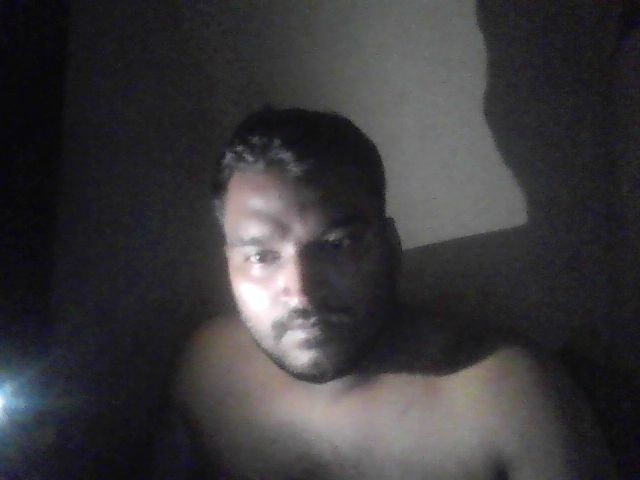
#> input picture temp/face_006be38c0028490f8b7e80a45dd6667d.jpg, 640 x 480 px
$ python -i face_analyzer.py   (imports and definitions only)
#> lines starting #> are read from the running program, lines starting #| are printed output that depends on the picture; after the words box and inside, x2 and y2 are one past the last pixel; in counts of white or black regions, pixels touching at a corner belong together
import os
import math
import cv2
import numpy as np

BASE_DIR = os.path.dirname(os.path.dirname(os.path.abspath(__file__)))

SHAPE_PROFILES = {
    "Oval":     [1.35, 0.92, 0.82, 1.12],
    "Round":    [1.10, 0.95, 0.88, 1.08],
    "Square":   [1.20, 0.92, 0.90, 1.02],
    "Heart":    [1.30, 0.98, 0.75, 1.30],
    "Oblong":   [1.55, 0.88, 0.80, 1.10],
    "Diamond":  [1.40, 0.85, 0.75, 1.13],
    "Triangle": [1.25, 0.85, 0.95, 0.89],
}

RATIO_WEIGHTS = [0.35, 0.20, 0.25, 0.20]


class FaceAnalyzer:
    def __init__(self):
        cascade_path = cv2.data.haarcascades + 'haarcascade_frontalface_default.xml'
        self.face_cascade = cv2.CascadeClassifier(cascade_path)
        if self.face_cascade.empty():
            print("[FaceAnalyzer] Failed to load Haar cascade")

    def detect_face(self, img_rgb: np.ndarray) -> bool:
        gray = cv2.cvtColor(img_rgb, cv2.COLOR_RGB2GRAY)
        faces = self.face_cascade.detectMultiScale(gray, 1.1, 5, minSize=(100, 100))
        return len(faces) > 0

    def _get_face_width_profile(self, gray_roi):
        h, w = gray_roi.shape
        if h < 20 or w < 20:
            return {}

        blurred = cv2.GaussianBlur(gray_roi, (5, 5), 0)
        _, thresh = cv2.threshold(blurred, 0, 255, cv2.THRESH_BINARY + cv2.THRESH_OTSU)

        contours, _ = cv2.findContours(thresh, cv2.RETR_EXTERNAL, cv2.CHAIN_APPROX_SIMPLE)
        if not contours:
            return {}

        contour = max(contours, key=cv2.contourArea)
        pts = contour[:, 0, :]

        widths = {}
        for pct in [0.10, 0.25, 0.30, 0.40, 0.50, 0.55, 0.60, 0.70, 0.75, 0.80, 0.85, 0.90]:
            y_line = int(h * pct)
            mask = np.abs(pts[:, 1] - y_line) < 3
            line_pts = pts[mask]
            if len(line_pts) > 1:
                widths[pct] = (int(line_pts[:, 0].min()), int(line_pts[:, 0].max()))
            else:
                widths[pct] = (0, w)

        return widths

    def get_landmarks(self, img_rgb: np.ndarray):
        gray = cv2.cvtColor(img_rgb, cv2.COLOR_RGB2GRAY)
        faces = self.face_cascade.detectMultiScale(gray, 1.1, 5, minSize=(100, 100))
        if len(faces) == 0:
            return None

        x, y, w, h = faces[0]

        forehead_margin = int(h * 0.2)
        y = max(0, y - forehead_margin)
        h = min(gray.shape[0] - y, h + forehead_margin)

        face_roi = gray[y:y+h, x:x+w]
        widths = self._get_face_width_profile(face_roi)

        cx = x + w // 2

        def _w(pct):
            l, r = widths.get(pct, (0, w))
            return x + l, x + r

        fw20_l, fw20_r = _w(0.20)
        fw50_l, fw50_r = _w(0.50)
        fw75_l, fw75_r = _w(0.75)
        fw90_l, fw90_r = _w(0.90)

        landmarks = {
            "forehead_top":       (cx, y),
            "chin_bottom":        (cx, y + h),
            "left_temple":        (fw20_l, y + int(h * 0.20)),
            "right_temple":       (fw20_r, y + int(h * 0.20)),
            "left_cheek":         (fw50_l, y + int(h * 0.50)),
            "right_cheek":        (fw50_r, y + int(h * 0.50)),
            "left_jaw":           (fw75_l, y + int(h * 0.75)),
            "right_jaw":          (fw75_r, y + int(h * 0.75)),
            "chin_left":          (fw90_l, y + int(h * 0.90)),
            "chin_right":         (fw90_r, y + int(h * 0.90)),
            "nose_bridge_top":    (cx, y + int(h * 0.42)),
            "nose_bridge_bottom": (cx, y + int(h * 0.52)),
            "left_eye_outer":     (x + int(w * 0.22), y + int(h * 0.33)),
            "right_eye_outer":    (x + int(w * 0.78), y + int(h * 0.33)),
        }

        return landmarks

    def _distance(self, p1, p2):
        return math.sqrt((p1[0] - p2[0])**2 + (p1[1] - p2[1])**2)

    def extract_face_measurements(self, landmarks):
        pts = landmarks
        face_length = self._distance(pts["forehead_top"], pts["chin_bottom"])
        forehead_width = self._distance(pts["left_temple"], pts["right_temple"])
        cheek_width = self._distance(pts["left_cheek"], pts["right_cheek"])
        jaw_width = self._distance(pts["left_jaw"], pts["right_jaw"])
        chin_width = self._distance(pts["chin_left"], pts["chin_right"])

        ratios = {
            "length_width": face_length / cheek_width if cheek_width else 1,
            "forehead_cheek": forehead_width / cheek_width if cheek_width else 1,
            "jaw_cheek": jaw_width / cheek_width if cheek_width else 1,
            "forehead_jaw": forehead_width / jaw_width if jaw_width else 1,
            "jaw_forehead": jaw_width / forehead_width if forehead_width else 1,
            "chin_cheek": chin_width / cheek_width if cheek_width else 1,
        }

        features = {
            "jaw_type": self._classify_jaw(jaw_width, cheek_width, chin_width),
            "forehead_type": self._classify_forehead(forehead_width, cheek_width),
            "cheek_type": self._classify_cheeks(cheek_width, forehead_width, jaw_width),
            "chin_type": self._classify_chin(chin_width, jaw_width),
            "face_balance": round(ratios["length_width"], 2),
        }

        raw = {k: round(v, 1) for k, v in {
            "face_length": face_length,
            "forehead_width": forehead_width,
            "cheek_width": cheek_width,
            "jaw_width": jaw_width,
            "chin_width": chin_width,
        }.items()}

        return ratios, features, raw

    def _classify_jaw(self, jaw_width, cheek_width, chin_width):
        ratio = jaw_width / cheek_width if cheek_width else 0
        if ratio > 0.90:
            return "Strong square"
        elif ratio > 0.82:
            return "Balanced"
        elif ratio > 0.72:
            return "Soft rounded"
        else:
            return "Narrow pointed"

    def _classify_forehead(self, forehead_width, cheek_width):
        ratio = forehead_width / cheek_width if cheek_width else 0
        if ratio > 0.97:
            return "Wide"
        elif ratio > 0.88:
            return "Balanced"
        else:
            return "Narrow"

    def _classify_cheeks(self, cheek_width, forehead_width, jaw_width):
        f_ratio = cheek_width / forehead_width if forehead_width else 0
        j_ratio = cheek_width / jaw_width if jaw_width else 0
        if f_ratio > 1.12 and j_ratio > 1.15:
            return "Prominent cheekbones"
        elif f_ratio > 1.05 or j_ratio > 1.08:
            return "Full"
        elif f_ratio < 0.95 and j_ratio < 0.95:
            return "Flat"
        else:
            return "Balanced"

    def _classify_chin(self, chin_width, jaw_width):
        ratio = chin_width / jaw_width if jaw_width else 0
        if ratio > 0.70:
            return "Rounded"
        elif ratio > 0.50:
            return "Balanced"
        else:
            return "Pointed"

    def calculate_face_shape(self, landmarks: dict) -> dict:
        ratios, features, raw = self.extract_face_measurements(landmarks)

        actual = [
            ratios["length_width"],
            ratios["forehead_cheek"],
            ratios["jaw_cheek"],
            ratios["forehead_jaw"],
        ]

        results = []
        for shape_name, ideal in SHAPE_PROFILES.items():
            weight_dist = 0
            for i in range(4):
                diff = abs(actual[i] - ideal[i])
                weight_dist += diff * RATIO_WEIGHTS[i]
            score = max(0, min(100, int((1.0 - weight_dist / 0.5) * 100)))
            results.append((shape_name, score, weight_dist))

        results.sort(key=lambda x: -x[1])
        best_shape, best_score, _ = results[0]

        if best_score < 30:
            lw = ratios["length_width"]
            if lw >= 1.5:
                best_shape = "Oblong"
            elif lw < 1.15 and ratios["forehead_jaw"] < 1.15:
                best_shape = "Round"
            elif ratios["jaw_forehead"] > 0.95:
                best_shape = "Square"
            elif ratios["forehead_jaw"] > 1.25:
                best_shape = "Heart"

        jaw_desc = features["jaw_type"]
        forehead_desc = features["forehead_type"]
        cheek_desc = features["cheek_type"]
        chin_desc = features["chin_type"]

        details = (
            f"{jaw_desc} jawline, {forehead_desc} forehead, "
            f"{cheek_desc} cheeks, {chin_desc} chin"
        )

        return {
            "shape": best_shape,
            "confidence": best_score,
            "ratios": {k: round(v, 2) for k, v in ratios.items()},
            "measurements": raw,
            "features": features,
            "details": details,
            "all_scores": {s: sc for s, sc, _ in results},
        }

    def get_hair_length_estimate(self, landmarks: dict, img_height: int) -> tuple:
        try:
            forehead_top = landmarks["forehead_top"]
            chin = landmarks["chin_bottom"]
            face_height = abs(chin[1] - forehead_top[1])
            top_margin = forehead_top[1]
            ratio = top_margin / face_height if face_height > 0 else 1

            if ratio < -0.3:
                return "Very Long", 95
            elif ratio < 0.1:
                return "Long", 88
            elif ratio < 0.4:
                return "Medium", 80
            elif ratio < 0.7:
                return "Short", 85
            else:
                return "Very Short", 90
        except KeyError:
            return "Short", 50

    def analyze(self, img_rgb: np.ndarray) -> dict:
        h, w = img_rgb.shape[:2]

        has_face = self.detect_face(img_rgb)
        if not has_face:
            print("[FaceAnalyzer] No face detected in image")
            return {"success": False, "error": "No face detected"}

        landmarks = self.get_landmarks(img_rgb)
        if landmarks is None:
            print("[FaceAnalyzer] Could not compute facial landmarks")
            return {"success": False, "error": "Could not analyze face features"}

        face_result = self.calculate_face_shape(landmarks)
        hair_length, hair_conf = self.get_hair_length_estimate(landmarks, h)

        shape_name = face_result["shape"]
        shape_conf = face_result["confidence"]

        print(f"[FaceAnalyzer] Shape={shape_name} ({shape_conf}%), "
              f"Hair={hair_length} ({hair_conf}%), "
              f"Bal={face_result['ratios']['length_width']}, "
              f"Jaw/Cheek={face_result['ratios']['jaw_cheek']}, "
              f"For/Jaw={face_result['ratios']['forehead_jaw']}")

        return {
            "success": True,
            "faceShape": shape_name,
            "faceShapeConfidence": shape_conf,
            "hairLength": hair_length,
            "hairConfidence": hair_conf,
            "faceDetails": face_result["details"],
            "measurements": face_result["measurements"],
            "ratios": face_result["ratios"],
            "features": face_result["features"],
            "allScores": face_result["all_scores"],
        }


face_analyzer = FaceAnalyzer()

>>> import cv2
>>> picture = cv2.cvtColor(cv2.imread('../temp/face_006be38c0028490f8b7e80a45dd6667d.jpg'), cv2.COLOR_BGR2RGB)
>>> result = FaceAnalyzer().analyze(picture)
#> in detect_face, `faces = self.face_cascade.detectMultiScale(gray, 1.1, 5, minSize=(100,..`: faces = [[218, 194, 162, 162]]
#> in analyze, `has_face = self.detect_face(img_rgb)`: has_face = True
#> in get_landmarks, `faces = self.face_cascade.detectMultiScale(gray, 1.1, 5, minSize=(100,..`: faces = [[218, 194, 162, 162]]
#> in get_landmarks, `x, y, w, h = faces[0]`: x = 218; y = 194; w = 162
#> in get_landmarks, `forehead_margin = int(h * 0.2)`: forehead_margin = 32
#> in get_landmarks, `y = max(0, y - forehead_margin)`: y = 162
#> in get_landmarks, `h = min(gray.shape[0] - y, h + forehead_margin)`: h = 194
#> in get_landmarks, `face_roi = gray[y:y+h, x:x+w]`:
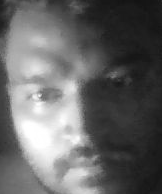
#> face_roi: shape (194, 162); min 19, max 255, mean 102.1
#> in _get_face_width_profile, `_, thresh = cv2.threshold(blurred, 0, 255, cv2.THRESH_BINARY + cv2.THR..`:
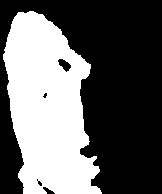
#> thresh: shape (194, 162); 39% white; 1 white region
#> in _get_face_width_profile, `contours, _ = cv2.findContours(thresh, cv2.RETR_EXTERNAL, cv2.CHAIN_AP..`: contours = 1 contour; box (x1, y1, x2, y2) and area: (3, 11, 102, 194) 12118
#> in _get_face_width_profile, `contour = max(contours, key=cv2.contourArea)`: contour = contour of 228 points, box (x1, y1, x2, y2) (3, 11, 102, 194), area 12118
#> in _get_face_width_profile, `pts = contour[:, 0, :]`: pts = 228 pairs, first value 3 to 101, second value 11 to 193
#> the loop in _get_face_width_profile, `for pct in [0.10, 0.25, 0.30, 0.40, 0.50, 0.55, 0.60, 0.70, 0.75, 0.80..` made 12 passes
#> line_pts on passes 4, 6, 7, 8, 12: [[8, 79], [82, 78], [85, 78], [88, 75]], [[82, 105], [81, 104]], [[11, 117], [12, 118], [82, 118]], [[15, 134], [16, 135], [16, 137], [88, 136]], [[19, 172], [18, 173], [94, 176]]
#> after the loop in _get_face_width_profile, `for pct in [0.10, 0.25, 0.30, 0.40, 0.50, 0.55, 0.60, 0.70, 0.75, 0.80..`: widths = 12 items
#> in get_landmarks, `cx = x + w // 2`: cx = 299
#> in _w, `l, r = widths.get(pct, (0, w))`: l = 0; r = 162
#> in get_landmarks, `fw20_l, fw20_r = _w(0.20)`: fw20_l = 218; fw20_r = 380
#> in get_landmarks, `fw50_l, fw50_r = _w(0.50)`: fw50_l = 227; fw50_r = 298
#> in get_landmarks, `fw75_l, fw75_r = _w(0.75)`: fw75_l = 236; fw75_r = 306
#> in get_landmarks, `fw90_l, fw90_r = _w(0.90)`: fw90_l = 236; fw90_r = 312
#> in analyze, `landmarks = self.get_landmarks(img_rgb)`: landmarks = 14 items
#> in extract_face_measurements, `face_length = self._distance(pts["forehead_top"], pts["chin_bottom"])`: face_length = 194
#> in extract_face_measurements, `forehead_width = self._distance(pts["left_temple"], pts["right_temple"])`: forehead_width = 162
#> in extract_face_measurements, `cheek_width = self._distance(pts["left_cheek"], pts["right_cheek"])`: cheek_width = 71
#> in extract_face_measurements, `jaw_width = self._distance(pts["left_jaw"], pts["right_jaw"])`: jaw_width = 70
#> in extract_face_measurements, `chin_width = self._distance(pts["chin_left"], pts["chin_right"])`: chin_width = 76
#> in extract_face_measurements, `ratios = { "length_width": face_length / cheek_width if cheek_width el..`: ratios = {'length_width': 2.73, 'forehead_cheek': 2.28, 'jaw_cheek': 0.986, 'forehead_jaw': 2.31, 'jaw_forehead': 0.432, 'chin_cheek': 1.07}
#> in _classify_jaw, `ratio = jaw_width / cheek_width if cheek_width else 0`: ratio = 0.986
#> in _classify_forehead, `ratio = forehead_width / cheek_width if cheek_width else 0`: ratio = 2.28
#> in _classify_cheeks, `f_ratio = cheek_width / forehead_width if forehead_width else 0`: f_ratio = 0.438
#> in _classify_cheeks, `j_ratio = cheek_width / jaw_width if jaw_width else 0`: j_ratio = 1.01
#> in _classify_chin, `ratio = chin_width / jaw_width if jaw_width else 0`: ratio = 1.09
#> in extract_face_measurements, `features = { "jaw_type": self._classify_jaw(jaw_width, cheek_width, ch..`: features = {'jaw_type': 'Strong square', 'forehead_type': 'Wide', 'cheek_type': 'Balanced', 'chin_type': 'Rounded', 'face_balance': 2.73}
#> in extract_face_measurements, `raw = {k: round(v, 1) for k, v in { "face_length": face_length, "foreh..`: raw = {'face_length': 194, 'forehead_width': 162, 'cheek_width': 71, 'jaw_width': 70, 'chin_width': 76}
#> in calculate_face_shape, `actual = [ ratios["length_width"], ratios["forehead_cheek"], ratios["j..`: actual = [2.73, 2.28, 0.986, 2.31]
#> after the loop in calculate_face_shape, `for shape_name, ideal in SHAPE_PROFILES.items():`: results = [('Oval', 0, 1.04), ('Round', 0, 1.11), ('Square', 0, 1.09), ('Heart', 0, 1.02), ('Oblong', 0, 0.984), ('Diamond', 0, 1.05), ('Triangle', 0, 1.1)]
#> in calculate_face_shape, `best_shape, best_score, _ = results[0]`: best_shape = 'Oval'; best_score = 0
#> in calculate_face_shape, `lw = ratios["length_width"]`: lw = 2.73
#> in calculate_face_shape, `jaw_desc = features["jaw_type"]`: jaw_desc = 'Strong square'
#> in calculate_face_shape, `forehead_desc = features["forehead_type"]`: forehead_desc = 'Wide'
#> in calculate_face_shape, `cheek_desc = features["cheek_type"]`: cheek_desc = 'Balanced'
#> in calculate_face_shape, `chin_desc = features["chin_type"]`: chin_desc = 'Rounded'
#> in analyze, `face_result = self.calculate_face_shape(landmarks)`: face_result = 7 items
#> in get_hair_length_estimate, `forehead_top = landmarks["forehead_top"]`: forehead_top = (299, 162)
#> in get_hair_length_estimate, `chin = landmarks["chin_bottom"]`: chin = (299, 356)
#> in get_hair_length_estimate, `face_height = abs(chin[1] - forehead_top[1])`: face_height = 194
#> in get_hair_length_estimate, `top_margin = forehead_top[1]`: top_margin = 162
#> in get_hair_length_estimate, `ratio = top_margin / face_height if face_height > 0 else 1`: ratio = 0.835
#> in analyze, `hair_length, hair_conf = self.get_hair_length_estimate(landmarks, h)`: hair_length = 'Very Short'; hair_conf = 90
#> in analyze, `shape_name = face_result["shape"]`: shape_name = 'Oblong'
#> in analyze, `shape_conf = face_result["confidence"]`: shape_conf = 0
#| [FaceAnalyzer] Shape=Oblong (0%), Hair=Very Short (90%), Bal=2.73, Jaw/Cheek=0.99, For/Jaw=2.31
#> result = 10 items

$ run again, on temp/face_067bfce3b1fb4251bda65eeeea823436.jpg
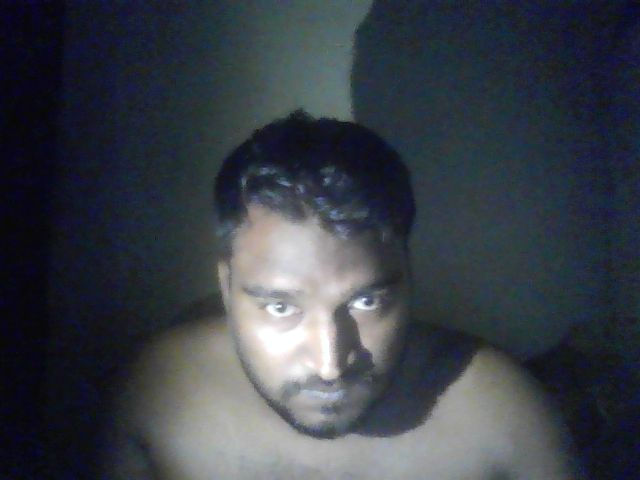
#> input picture temp/face_067bfce3b1fb4251bda65eeeea823436.jpg, 640 x 480 px
#> in detect_face, `faces = self.face_cascade.detectMultiScale(gray, 1.1, 5, minSize=(100,..`: faces = [[221, 232, 198, 198]]
#> has_face = True
#> in get_landmarks, `faces = self.face_cascade.detectMultiScale(gray, 1.1, 5, minSize=(100,..`: faces = [[221, 232, 198, 198]]
#> in get_landmarks, `x, y, w, h = faces[0]`: x = 221; y = 232; w = 198
#> forehead_margin = 39
#> in get_landmarks, `y = max(0, y - forehead_margin)`: y = 193
#> in get_landmarks, `h = min(gray.shape[0] - y, h + forehead_margin)`: h = 237
#> in get_landmarks, `face_roi = gray[y:y+h, x:x+w]`:
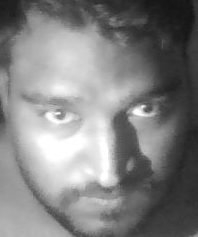
#> face_roi: shape (237, 198); min 20, max 255, mean 129.7
#> in _get_face_width_profile, `_, thresh = cv2.threshold(blurred, 0, 255, cv2.THRESH_BINARY + cv2.THR..`:
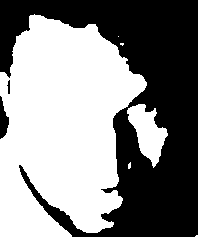
#> thresh: shape (237, 198); 53% white; 3 black regions
#> contours = 6 contours, 4 with area under 20; largest, box (x1, y1, x2, y2) and area: (0, 14, 147, 237) 23110, (127, 104, 168, 168) 1260
#> contour = contour of 346 points, box (x1, y1, x2, y2) (0, 14, 147, 237), area 23110
#> in _get_face_width_profile, `pts = contour[:, 0, :]`: pts = 346 pairs, first value 0 to 146, second value 14 to 236
#> the loop in _get_face_width_profile, `for pct in [0.10, 0.25, 0.30, 0.40, 0.50, 0.55, 0.60, 0.70, 0.75, 0.80..` made 12 passes
#> line_pts on pass 4: [[0, 95], [135, 96], [136, 96]]
#> after the loop in _get_face_width_profile, `for pct in [0.10, 0.25, 0.30, 0.40, 0.50, 0.55, 0.60, 0.70, 0.75, 0.80..`: widths = 12 items
#> cx = 320
#> l = 0; r = 198
#> fw20_l = 221; fw20_r = 419
#> fw50_l = 228; fw50_r = 334
#> fw75_l = 242; fw75_r = 339
#> fw90_l = 268; fw90_r = 329
#> landmarks = 14 items
#> face_length = 237
#> forehead_width = 198
#> cheek_width = 106
#> jaw_width = 97
#> chin_width = 61
#> in extract_face_measurements, `ratios = { "length_width": face_length / cheek_width if cheek_width el..`: ratios = {'length_width': 2.24, 'forehead_cheek': 1.87, 'jaw_cheek': 0.915, 'forehead_jaw': 2.04, 'jaw_forehead': 0.49, 'chin_cheek': 0.575}
#> in _classify_jaw, `ratio = jaw_width / cheek_width if cheek_width else 0`: ratio = 0.915
#> in _classify_forehead, `ratio = forehead_width / cheek_width if cheek_width else 0`: ratio = 1.87
#> f_ratio = 0.535
#> j_ratio = 1.09
#> in _classify_chin, `ratio = chin_width / jaw_width if jaw_width else 0`: ratio = 0.629
#> in extract_face_measurements, `features = { "jaw_type": self._classify_jaw(jaw_width, cheek_width, ch..`: features = {'jaw_type': 'Strong square', 'forehead_type': 'Wide', 'cheek_type': 'Full', 'chin_type': 'Balanced', 'face_balance': 2.24}
#> in extract_face_measurements, `raw = {k: round(v, 1) for k, v in { "face_length": face_length, "foreh..`: raw = {'face_length': 237, 'forehead_width': 198, 'cheek_width': 106, 'jaw_width': 97, 'chin_width': 61}
#> actual = [2.24, 1.87, 0.915, 2.04]
#> after the loop in calculate_face_shape, `for shape_name, ideal in SHAPE_PROFILES.items():`: results = [('Oval', 0, 0.708), ('Round', 0, 0.782), ('Square', 0, 0.76), ('Heart', 0, 0.695), ('Oblong', 0, 0.655), ('Diamond', 0, 0.72), ('Triangle', 0, 0.788)]
#> best_shape = 'Oval'; best_score = 0
#> lw = 2.24
#> jaw_desc = 'Strong square'
#> forehead_desc = 'Wide'
#> cheek_desc = 'Full'
#> chin_desc = 'Balanced'
#> face_result = 7 items
#> forehead_top = (320, 193)
#> chin = (320, 430)
#> face_height = 237
#> top_margin = 193
#> in get_hair_length_estimate, `ratio = top_margin / face_height if face_height > 0 else 1`: ratio = 0.814
#> hair_length = 'Very Short'; hair_conf = 90
#> shape_name = 'Oblong'
#> shape_conf = 0
#| [FaceAnalyzer] Shape=Oblong (0%), Hair=Very Short (90%), Bal=2.24, Jaw/Cheek=0.92, For/Jaw=2.04
#> result = 10 items
